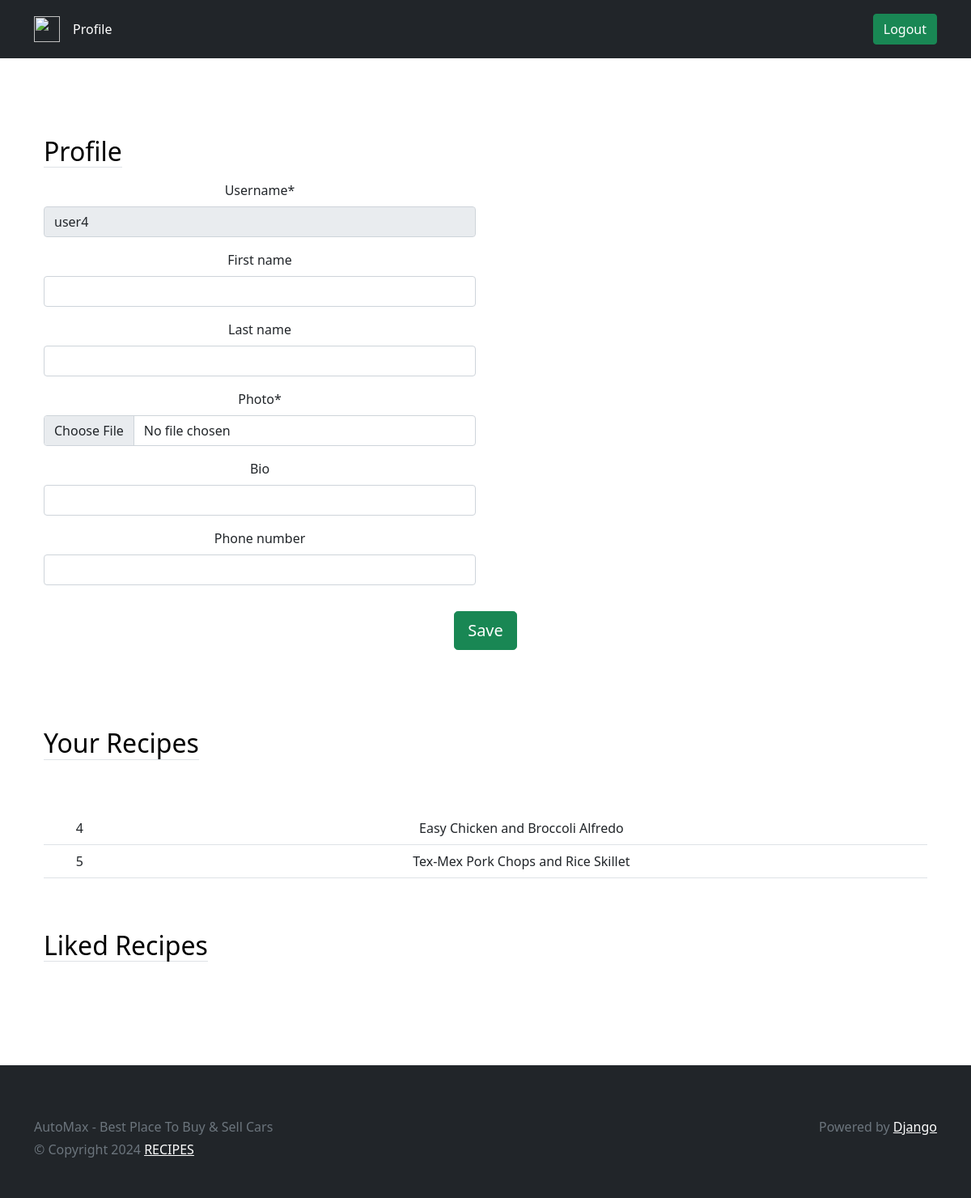
Screenshot of /profile/ (signed in) with the database file from the repository.
### users/models.py (models this page shows, shortened)
class Profile(models.Model):
    user = models.OneToOneField(User, on_delete = models.CASCADE)
    photo = models.ImageField(default='imges/default.jpg',upload_to='imges/', null=True, blank=True)
    bio = models.CharField(max_length=140, blank=True)
    phone_number = models.CharField(max_length=12, blank=True)

### main/models.py (models this page shows, shortened)
class Recipe(models.Model):
    title = models.CharField(max_length=255)
    cooker = models.ForeignKey(User,on_delete = models.CASCADE)
    ingredients = models.TextField()
    instructions = models.TextField()
    cooking_time = models.PositiveIntegerField() # in minutes
    servings = models.PositiveIntegerField(default = 4)
    nutritional_information = models.TextField(blank=True, null=True)
    date_posted = models.DateTimeField(auto_now_add =True)
    date_updated = models.DateTimeField(auto_now =True)
    image = models.ImageField(upload_to='imges/')

### users/views.py (the view, shortened to what this page needs)
# urls.py: path('profile/', profileview.as_view(), name='profile'),
@method_decorator(login_required, name='dispatch')
class profileview(View):
    def get(self, request):
        user_recipes = Recipe.objects.filter(cooker = request.user)
        user_liked_recipes = LikedRecipes.objects.filter(profile = request.user.profile)
        user_form = Userform(instance=request.user)
        profile_form = profileForm(instance=request.user.profile)
        return render (request, 'users/profile.html', {'user_form':user_form,
                                                       'profile_form':profile_form,
                                                       'user_recipes':user_recipes,
                                                       'user_liked_recipes': user_liked_recipes})

### users/forms.py
class Userform(forms.ModelForm):
    username =forms.CharField(disabled=True)
    class Meta:
        model = User
        fields = ('username', 'first_name', 'last_name')

class profileForm(forms.ModelForm):
    photo = forms.ImageField(widget=CustomPictureImageFieldWidget)
    class Meta:
        model = Profile
        fields = ('photo', 'bio', 'phone_number')

### users/templates/users/profile.html (shortened to what this page needs)
{% extends 'main/base.html' %}
{% load static %}
{% load crispy_forms_tags %}
{% block content %}
<div class="container-fluid text-center py-5">
    <div class="container px-4 py-5" id="hanging-icons">
        <div class="row g-4">
            <div class="col d-flex align-items-center">
                <div>
                    <h2 class="mb-3 border-bottom" style="color: black;">Profile</h2>
                </div>
            </div>
        </div>
        <form action="" method="POST" enctype="multipart/form-data">
           <div class="row">
              <div class="col-6">
                 {{user_form|crispy}}
                 {{profile_form|crispy}}
               </div>
                <br>
           </div>
              <button class="btn btn-lg btn-success mt-3" type="submit">Save</button>
        </form>
    </div>
    <div class="container px-4">
       <div class="row g-4 py-5">
          <div class="col d-flex align-items-center">
            <h2 class="mb-3 border-bottom" style="color: black;">Your Recipes</h2>
          </div>
       </div>
       <table class="table table-hover">
          <tbody>
             {% for recipe in user_recipes %}
             <tr>
               <td>{{ recipe.id }}</td>
               <td>{{ recipe.title }}</td>
             </tr>
             {% endfor %}
          </tbody>
       </table>
    </div>
    <div class="container px-4">
      <div class="row g-4 py-5">
         <div class="col d-flex align-items-center">
           <h2 class="mb-3 border-bottom" style="color: black;">Liked Recipes</h2>
         </div>
      </div>
   </div>
</div>
{% endblock %}

### rows the page displays
Recipe: id "4", title "Easy Chicken and Broccoli Alfredo"
Recipe: id "5", title "Tex-Mex Pork Chops and Rice Skillet"
